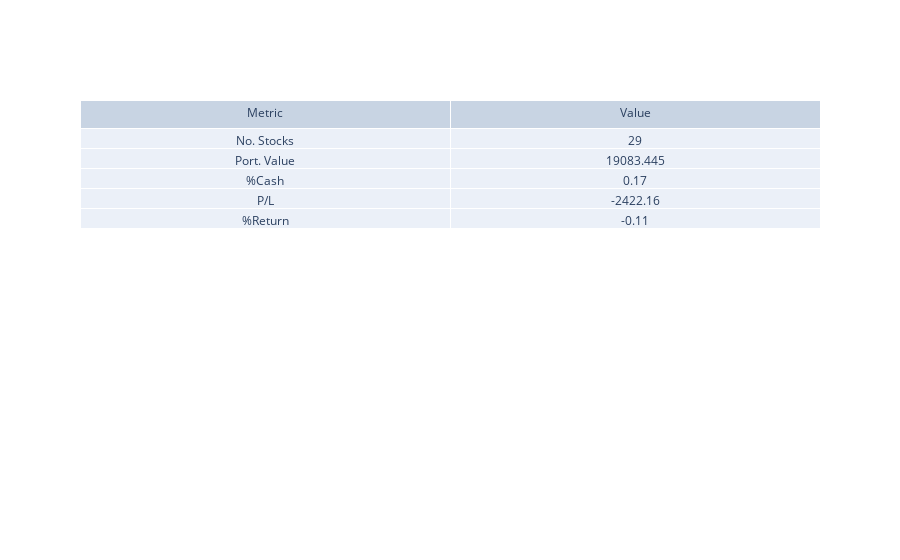

The code cell stored with this chart in its notebook:
### Markdown cell above
### Creating a table for all essential single digit metrics

### Code cell
#Table1

#Creating a dataframe with the essential metrics
pss = pd.DataFrame([numstocks,
                    pv,
                    round(cashstock[0],2),
                    pl,
                    round(preturn,2)],
                   index = ['No. Stocks','Port. Value','%Cash','P/L','%Return'],
                   columns = ['Value'])

#Converting the dataframe into a go figure 
t1 = go.Figure(data = [go.Table(header = dict(values = ['Metric']+ pss.columns.tolist()),
                           cells = dict(values = [pss.index.tolist()] + pss.T.values.tolist())
                          )])

t1

### Figure 1 — Plotly figure (JSON) as saved in the notebook; plotly's stock layout.template omitted (floating-point values rounded to 4 significant figures)
{"data": [{"cells": {"values": [["No. Stocks", "Port. Value", "%Cash", "P/L", "%Return"], [29, 19080.0, 0.17, -2422.0, -0.11]]}, "header": {"values": ["Metric", "Value"]}, "type": "table"}], "layout": {"autosize": true}}
